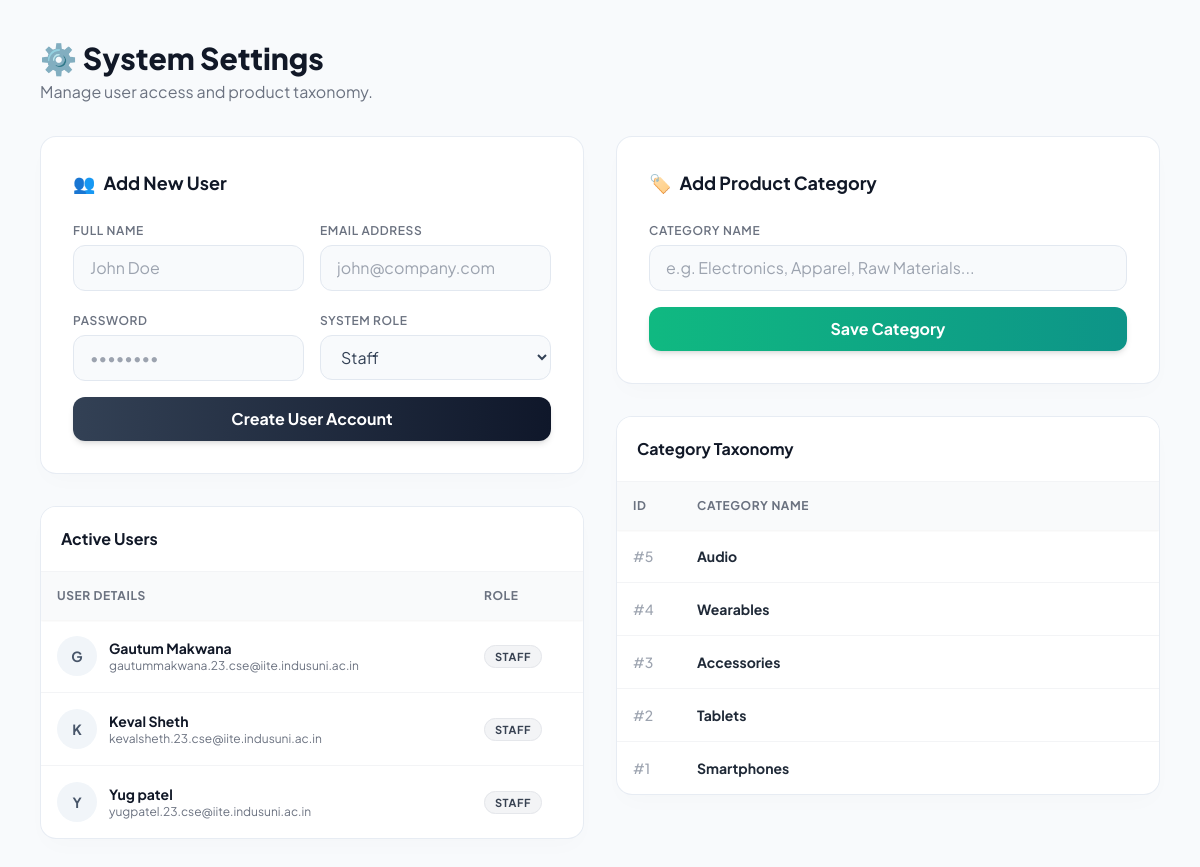
The page /settings.php (signed in) on the database its author committed.
### tables this page shows
CREATE TABLE `users` (
  `user_id` int(11) NOT NULL,
  `name` varchar(100) DEFAULT NULL,
  `email` varchar(100) DEFAULT NULL,
  `password` varchar(255) DEFAULT NULL,
  `role` enum('manager','staff') DEFAULT NULL,
  `created_at` timestamp NOT NULL DEFAULT current_timestamp()
);

CREATE TABLE `categories` (
  `category_id` int(11) NOT NULL,
  `category_name` varchar(100) DEFAULT NULL
);

### settings.php (the view, shortened to what this page needs)
<?php
include "db.php";
$users=mysqli_query($conn,"SELECT * FROM users ORDER BY user_id DESC");
$categories=mysqli_query($conn,"SELECT * FROM categories ORDER BY category_id DESC");
?>
<!DOCTYPE html>
<html lang="en">
<head>
    <script src="https://cdn.tailwindcss.com"></script>
</head>
<body class="flex h-screen overflow-hidden text-gray-800">
    <main class="flex-1 h-full overflow-y-auto relative">
        <div class="p-6 lg:p-10 max-w-7xl mx-auto space-y-8">
            <div class="flex flex-col md:flex-row justify-between items-start md:items-center gap-4 fade-in">
                <div>
                    <h1 class="text-3xl font-extrabold text-gray-900 flex items-center gap-3">
                        ⚙️ System Settings
                    </h1>
                    <p class="text-gray-500 mt-1">Manage user access and product taxonomy.</p>
                </div>
            </div>
            <div class="grid grid-cols-1 lg:grid-cols-2 gap-8">
                <div class="space-y-8">
                    <div class="glass-panel p-6 lg:p-8 fade-in" style="animation-delay: 0.1s;">
                        <h3 class="text-lg font-bold text-gray-900 mb-5 flex items-center gap-2"><span>👥</span> Add New User</h3>
                        <form method="post" class="space-y-4">
                            <div class="grid grid-cols-1 md:grid-cols-2 gap-4">
                                <div class="space-y-1">
                                    <label class="text-xs font-semibold text-gray-500 uppercase tracking-wider">Full Name</label>
                                    <input name="name" placeholder="John Doe" class="form-input" required>
                                </div>
                                <div class="space-y-1">
                                    <label class="text-xs font-semibold text-gray-500 uppercase tracking-wider">Email Address</label>
                                    <input type="email" name="email" placeholder="john@company.com" class="form-input" required>
                                </div>
                                <div class="space-y-1">
                                    <label class="text-xs font-semibold text-gray-500 uppercase tracking-wider">Password</label>
                                    <input type="password" name="password" placeholder="••••••••" class="form-input" required>
                                </div>
                                <div class="space-y-1">
                                    <label class="text-xs font-semibold text-gray-500 uppercase tracking-wider">System Role</label>
                                    <select name="role" class="form-input" required>
                                        <option value="Staff" selected>Staff</option>
                                    </select>
                                </div>
                            </div>
                            <div class="mt-4">
                                <button name="add_user" class="w-full bg-gradient-to-r from-slate-700 to-slate-900 hover:from-slate-800 hover:to-black text-white font-bold py-2.5 px-4 rounded-xl shadow-md hover:shadow-lg transition-all transform hover:-translate-y-0.5">
                                    Create User Account
                                </button>
                            </div>
                        </form>
                    </div>
                    <div class="glass-panel overflow-hidden fade-in" style="animation-delay: 0.2s;">
                        <div class="p-5 border-b border-gray-100 bg-white">
                            <h3 class="text-md font-bold text-gray-900">Active Users</h3>
                        </div>
                        <div class="overflow-x-auto max-h-[500px]">
                            <table class="w-full text-left border-collapse">
                                <thead class="sticky top-0 bg-gray-50/95 backdrop-blur shadow-sm z-10">
                                    <tr class="text-gray-500 text-xs tracking-wider uppercase">
                                        <th class="p-4 font-bold">User Details</th>
                                        <th class="p-4 font-bold">Role</th>
                                    </tr>
                                </thead>
                                <tbody class="divide-y divide-gray-100 text-sm">
                                    <?php while($u=mysqli_fetch_assoc($users)){ ?>
                                    <tr class="hover:bg-slate-50/50 transition-colors">
                                        <td class="p-4">
                                            <div class="flex items-center gap-3">
                                                <div class="w-10 h-10 rounded-full bg-slate-100 text-slate-600 flex items-center justify-center font-bold">
                                                    <?php echo strtoupper(substr($u['name'], 0, 1)); ?>
                                                </div>
                                                <div>
                                                    <div class="font-bold text-gray-900"><?php echo htmlspecialchars($u['name']); ?></div>
                                                    <div class="text-xs text-gray-500"><?php echo htmlspecialchars($u['email']); ?></div>
                                                </div>
                                            </div>
                                        </td>
                                        <td class="p-4">
                                            <?php
                                                $badgeColor = 'bg-gray-100 text-gray-700 border-gray-200';
                                            ?>
                                            <span class="px-2.5 py-1 text-[11px] font-bold uppercase tracking-wider rounded-full border <?php echo $badgeColor; ?>">
                                                <?php echo htmlspecialchars($u['role']); ?>
                                            </span>
                                        </td>
                                    </tr>
                                    <?php } ?>
                                </tbody>
                            </table>
                        </div>
                    </div>
                </div>
                <div class="space-y-8">
                    <div class="glass-panel p-6 lg:p-8 fade-in" style="animation-delay: 0.15s;">
                        <h3 class="text-lg font-bold text-gray-900 mb-5 flex items-center gap-2"><span>🏷️</span> Add Product Category</h3>
                        <form method="post" class="space-y-4">
                            <div class="space-y-1">
                                <label class="text-xs font-semibold text-gray-500 uppercase tracking-wider">Category Name</label>
                                <input name="category_name" placeholder="e.g. Electronics, Apparel, Raw Materials..." class="form-input" required>
                            </div>
                            <div class="mt-4">
                                <button name="add_category" class="w-full bg-gradient-to-r from-emerald-500 to-teal-600 hover:from-emerald-600 hover:to-teal-700 text-white font-bold py-2.5 px-4 rounded-xl shadow-md hover:shadow-lg transition-all transform hover:-translate-y-0.5">
                                    Save Category
                                </button>
                            </div>
                        </form>
                    </div>
                    <div class="glass-panel overflow-hidden fade-in" style="animation-delay: 0.25s;">
                        <div class="p-5 border-b border-gray-100 bg-white">
                            <h3 class="text-md font-bold text-gray-900">Category Taxonomy</h3>
                        </div>
                        <div class="overflow-x-auto max-h-[500px]">
                            <table class="w-full text-left border-collapse">
                                <thead class="sticky top-0 bg-gray-50/95 backdrop-blur shadow-sm z-10">
                                    <tr class="text-gray-500 text-xs tracking-wider uppercase">
                                        <th class="p-4 font-bold w-16">ID</th>
                                        <th class="p-4 font-bold">Category Name</th>
                                    </tr>
                                </thead>
                                <tbody class="divide-y divide-gray-100 text-sm">
                                    <?php while($c=mysqli_fetch_assoc($categories)){ ?>
                                    <tr class="hover:bg-emerald-50/30 transition-colors group">
                                        <td class="p-4 text-gray-400 font-medium">#<?php echo $c['category_id']; ?></td>
                                        <td class="p-4">
                                            <div class="font-bold text-gray-800 group-hover:text-emerald-700 transition-colors">
                                                <?php echo htmlspecialchars($c['category_name']); ?>
                                            </div>
                                        </td>
                                    </tr>
                                    <?php } ?>
                                </tbody>
                            </table>
                        </div>
                    </div>
                </div>
            </div>
        </div>
    </main>
</body>
</html>

### settings.php (style rules this page uses)
body { font-family: 'Plus Jakarta Sans', sans-serif; background: #f8fafc; }
.glass-panel { background: #ffffff; border: 1px solid rgba(226, 232, 240, 0.8); box-shadow: 0 10px 25px -5px rgba(0, 0, 0, 0.02), 0 8px 10px -6px rgba(0, 0, 0, 0.01); border-radius: 1rem; transition: all 0.3s ease; }
.form-input { width: 100%; background-color: #f8fafc; border: 1px solid #e2e8f0; color: #334155; border-radius: 0.75rem; padding: 0.625rem 1rem; transition: all 0.2s; }
.fade-in { opacity: 0; transform: translateY(10px); animation: fadeIn 0.5s cubic-bezier(0.16, 1, 0.3, 1) forwards; }

### rows shown on the page
users: name "G", name "Gautum Makwana", email "gautummakwana.23.cse@iite.indusuni.ac.in", role "STAFF"
users: name "K", name "Keval Sheth", email "kevalsheth.23.cse@iite.indusuni.ac.in", role "STAFF"
users: name "Y", name "Yug patel", email "yugpatel.23.cse@iite.indusuni.ac.in", role "STAFF"
categories: category_id "5", category_name "Audio"
categories: category_id "4", category_name "Wearables"
categories: category_id "3", category_name "Accessories"
categories: category_id "2", category_name "Tablets"
categories: category_id "1", category_name "Smartphones"
